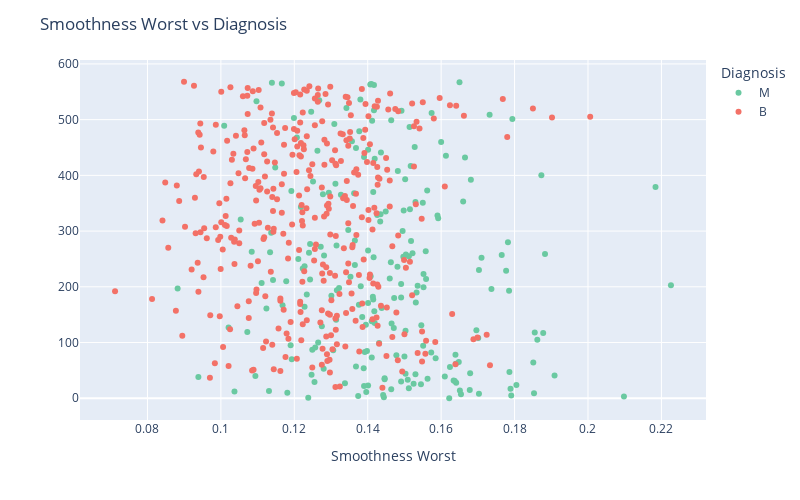

The code cell stored with this chart in its notebook:
### Code cell
fig = px.scatter(data_frame=df, x='smoothness_worst', color='diagnosis',
                 color_discrete_sequence=['#6AC9A1', '#F37167'])

# Update the layout to adjust the size
fig.update_layout(
    title="Smoothness Worst vs Diagnosis",
    xaxis_title="Smoothness Worst",
    yaxis_title="",
    showlegend=True,
    legend_title="Diagnosis",
    width=800,  # Set the width of the plot
    height=500,  # Set the height of the plot
)

# Show the plot
fig.show()

### Figure 1 — Plotly figure (JSON) as saved in the notebook; plotly's stock layout.template omitted (floating-point values rounded to 4 significant figures; data arrays with more than 128 entries replaced by an {"elided": "..."} marker saying what was removed)
{"data": [{"hovertemplate": "diagnosis=M<br>smoothness_worst=%{x}<br>index=%{y}<extra></extra>", "legendgroup": "M", "marker": {"color": "#6AC9A1", "symbol": "circle"}, "mode": "markers", "name": "M", "orientation": "h", "showlegend": true, "type": "scatter", "x": {"elided": "212 float values"}, "xaxis": "x", "y": {"elided": "212 int values"}, "yaxis": "y"}, {"hovertemplate": "diagnosis=B<br>smoothness_worst=%{x}<br>index=%{y}<extra></extra>", "legendgroup": "B", "marker": {"color": "#F37167", "symbol": "circle"}, "mode": "markers", "name": "B", "orientation": "h", "showlegend": true, "type": "scatter", "x": {"elided": "357 float values"}, "xaxis": "x", "y": {"elided": "357 int values"}, "yaxis": "y"}], "layout": {"height": 500, "legend": {"title": {"text": "Diagnosis"}, "tracegroupgap": 0}, "margin": {"t": 60}, "showlegend": true, "title": {"text": "Smoothness Worst vs Diagnosis"}, "width": 800, "xaxis": {"anchor": "y", "domain": [0, 1], "title": {"text": "Smoothness Worst"}}, "yaxis": {"anchor": "x", "domain": [0, 1], "title": {"text": ""}}}}
